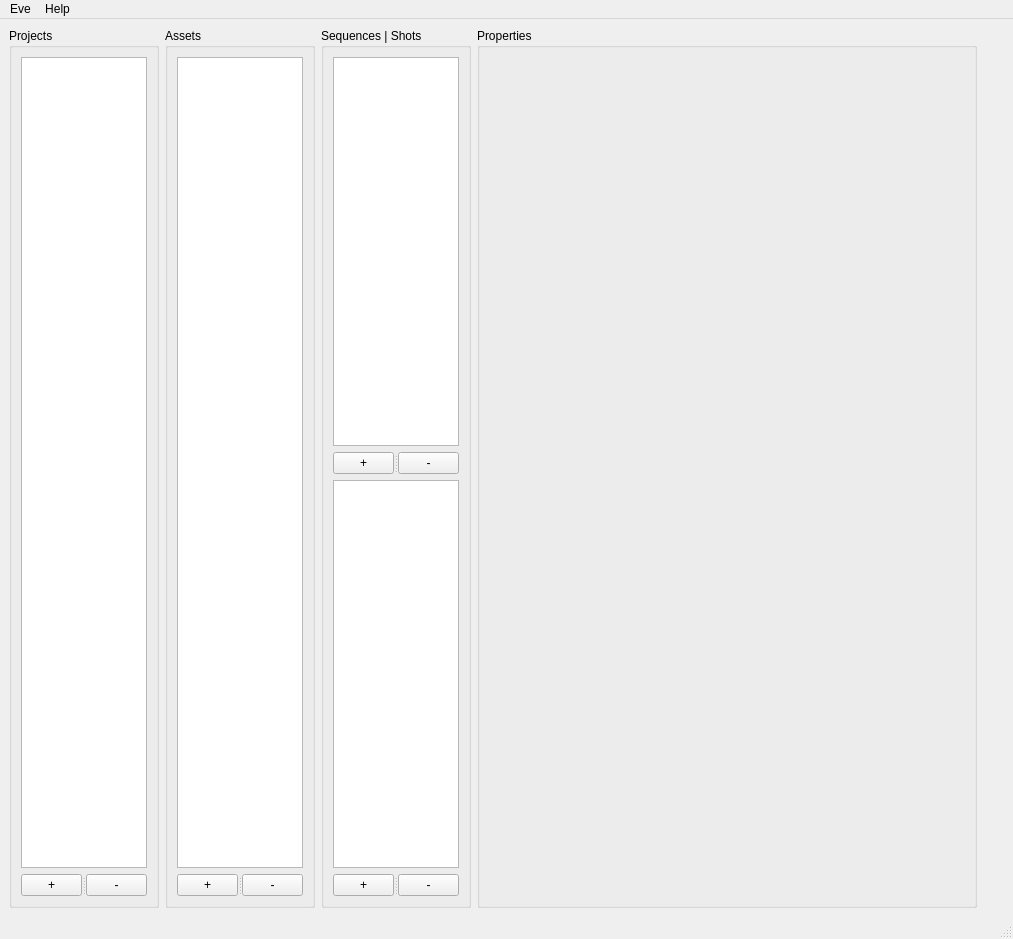
<?xml version="1.0" encoding="UTF-8"?>
<ui version="4.0">
 <class>ProjectManager</class>
 <widget class="QMainWindow" name="ProjectManager">
  <property name="geometry">
   <rect>
    <x>0</x>
    <y>0</y>
    <width>1013</width>
    <height>939</height>
   </rect>
  </property>
  <property name="windowTitle">
   <string>Eve Project Manager</string>
  </property>
  <widget class="QWidget" name="centralwidget">
   <layout class="QHBoxLayout" name="horizontalLayout">
    <item>
     <widget class="QGroupBox" name="boxProjects">
      <property name="enabled">
       <bool>true</bool>
      </property>
      <property name="maximumSize">
       <size>
        <width>150</width>
        <height>16777215</height>
       </size>
      </property>
      <property name="title">
       <string>Projects</string>
      </property>
      <property name="flat">
       <bool>true</bool>
      </property>
      <layout class="QVBoxLayout" name="verticalLayout">
       <item>
        <widget class="QListView" name="listProjects"/>
       </item>
       <item>
        <widget class="QSplitter" name="splitter">
         <property name="orientation">
          <enum>Qt::Orientation::Horizontal</enum>
         </property>
         <widget class="QPushButton" name="btnAddProject">
          <property name="text">
           <string>+</string>
          </property>
         </widget>
         <widget class="QPushButton" name="btnDelProject">
          <property name="text">
           <string>-</string>
          </property>
         </widget>
        </widget>
       </item>
      </layout>
     </widget>
    </item>
    <item>
     <widget class="QGroupBox" name="groupBox">
      <property name="maximumSize">
       <size>
        <width>150</width>
        <height>16777215</height>
       </size>
      </property>
      <property name="title">
       <string>Assets</string>
      </property>
      <property name="flat">
       <bool>true</bool>
      </property>
      <layout class="QVBoxLayout" name="verticalLayout_4">
       <item>
        <widget class="QListView" name="listAssets"/>
       </item>
       <item>
        <widget class="QSplitter" name="splitter_2">
         <property name="orientation">
          <enum>Qt::Orientation::Horizontal</enum>
         </property>
         <widget class="QPushButton" name="btnAddAsset">
          <property name="text">
           <string>+</string>
          </property>
         </widget>
         <widget class="QPushButton" name="btnDelAsset">
          <property name="text">
           <string>-</string>
          </property>
         </widget>
        </widget>
       </item>
      </layout>
     </widget>
    </item>
    <item>
     <widget class="QGroupBox" name="boxASS">
      <property name="maximumSize">
       <size>
        <width>150</width>
        <height>16777215</height>
       </size>
      </property>
      <property name="title">
       <string>Sequences | Shots</string>
      </property>
      <property name="flat">
       <bool>true</bool>
      </property>
      <layout class="QVBoxLayout" name="verticalLayout_2">
       <item>
        <widget class="QListView" name="listSequences"/>
       </item>
       <item>
        <widget class="QSplitter" name="splitter_3">
         <property name="orientation">
          <enum>Qt::Orientation::Horizontal</enum>
         </property>
         <widget class="QPushButton" name="btnAddSequence">
          <property name="text">
           <string>+</string>
          </property>
         </widget>
         <widget class="QPushButton" name="btnDelSequence">
          <property name="text">
           <string>-</string>
          </property>
         </widget>
        </widget>
       </item>
       <item>
        <widget class="QListView" name="listShots"/>
       </item>
       <item>
        <widget class="QSplitter" name="splitter_4">
         <property name="orientation">
          <enum>Qt::Orientation::Horizontal</enum>
         </property>
         <widget class="QPushButton" name="btnAddShot">
          <property name="text">
           <string>+</string>
          </property>
         </widget>
         <widget class="QPushButton" name="btnDelShot">
          <property name="text">
           <string>-</string>
          </property>
         </widget>
        </widget>
       </item>
      </layout>
     </widget>
    </item>
    <item>
     <widget class="QGroupBox" name="boxProperties">
      <property name="minimumSize">
       <size>
        <width>500</width>
        <height>0</height>
       </size>
      </property>
      <property name="maximumSize">
       <size>
        <width>500</width>
        <height>16777215</height>
       </size>
      </property>
      <property name="title">
       <string>Properties</string>
      </property>
      <property name="flat">
       <bool>true</bool>
      </property>
      <layout class="QVBoxLayout" name="verticalLayout_3">
       <item>
        <layout class="QVBoxLayout" name="layoutProperties"/>
       </item>
      </layout>
     </widget>
    </item>
    <item>
     <spacer name="horizontalSpacer">
      <property name="orientation">
       <enum>Qt::Orientation::Horizontal</enum>
      </property>
      <property name="sizeHint" stdset="0">
       <size>
        <width>40</width>
        <height>20</height>
       </size>
      </property>
     </spacer>
    </item>
   </layout>
  </widget>
  <widget class="QMenuBar" name="menubar">
   <property name="geometry">
    <rect>
     <x>0</x>
     <y>0</y>
     <width>1013</width>
     <height>33</height>
    </rect>
   </property>
   <widget class="QMenu" name="menuHelp">
    <property name="title">
     <string>Help</string>
    </property>
    <addaction name="actionEveDocs"/>
   </widget>
   <widget class="QMenu" name="menuEve">
    <property name="title">
     <string>Eve</string>
    </property>
    <addaction name="actionSettings"/>
   </widget>
   <addaction name="menuEve"/>
   <addaction name="menuHelp"/>
  </widget>
  <widget class="QStatusBar" name="statusbar"/>
  <action name="actionEveDocs">
   <property name="text">
    <string>Eve Documentation</string>
   </property>
  </action>
  <action name="actionSettings">
   <property name="text">
    <string>Settings</string>
   </property>
  </action>
  <action name="actionCreateDatabase">
   <property name="text">
    <string>Create Database</string>
   </property>
  </action>
 </widget>
 <resources/>
 <connections/>
</ui>
